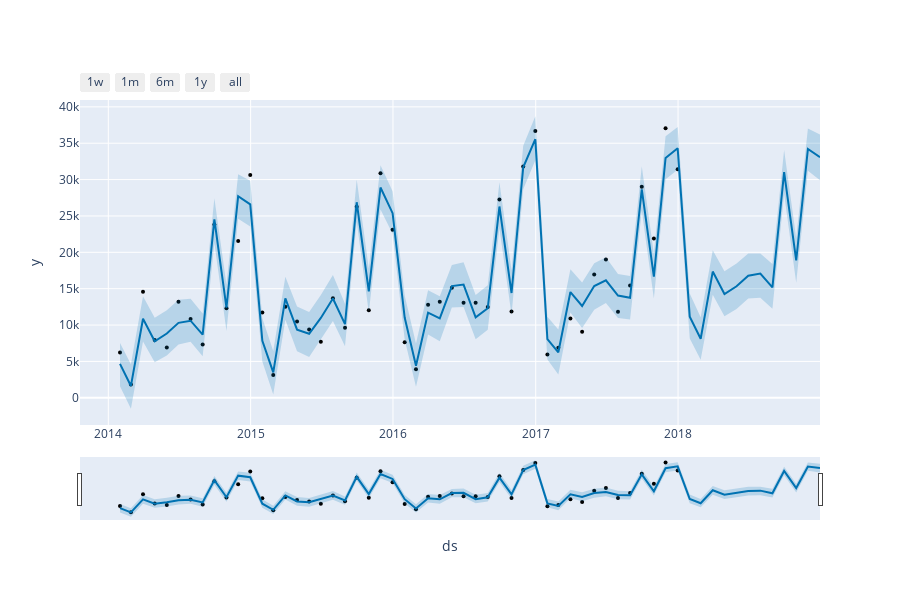

Notebook source saved alongside this figure:
### Code cell
from prophet.plot import plot_plotly

comparison_clean = comparison[(comparison['y'] > 10) & (comparison['yhat'].notna())]
mape = (abs((comparison_clean['y'] - comparison_clean['yhat']) / comparison_clean['y'])).mean() * 100
plot_plotly(monthly_model, forecast_months)
